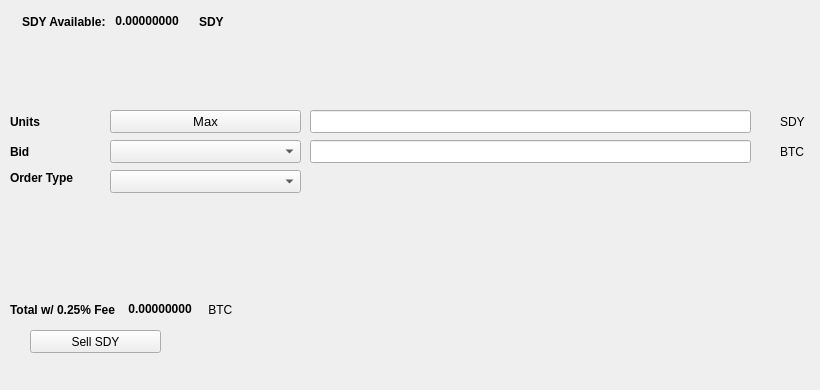
   <widget class="QWidget" name="SellTab">
    <attribute name="title">
     <string>Sell</string>
    </attribute>
    <widget class="QLabel" name="label_16">
     <property name="geometry">
      <rect>
       <x>780</x>
       <y>140</y>
       <width>31</width>
       <height>23</height>
      </rect>
     </property>
     <property name="text">
      <string>BTC</string>
     </property>
    </widget>
    <widget class="QComboBox" name="SellBidcomboBox">
     <property name="geometry">
      <rect>
       <x>110</x>
       <y>140</y>
       <width>191</width>
       <height>23</height>
      </rect>
     </property>
     <property name="font">
      <font>
       <pointsize>10</pointsize>
      </font>
     </property>
    </widget>
    <widget class="QLabel" name="label_18">
     <property name="geometry">
      <rect>
       <x>10</x>
       <y>110</y>
       <width>46</width>
       <height>23</height>
      </rect>
     </property>
     <property name="font">
      <font>
       <weight>75</weight>
       <bold>true</bold>
      </font>
     </property>
     <property name="text">
      <string>Units</string>
     </property>
    </widget>
    <widget class="QPushButton" name="Sell_Max_Amount">
     <property name="geometry">
      <rect>
       <x>110</x>
       <y>110</y>
       <width>191</width>
       <height>23</height>
      </rect>
     </property>
     <property name="font">
      <font>
       <pointsize>10</pointsize>
      </font>
     </property>
     <property name="text">
      <string>Max</string>
     </property>
    </widget>
    <widget class="QLabel" name="label_20">
     <property name="geometry">
      <rect>
       <x>10</x>
       <y>170</y>
       <width>91</width>
       <height>16</height>
      </rect>
     </property>
     <property name="font">
      <font>
       <weight>75</weight>
       <bold>true</bold>
      </font>
     </property>
     <property name="text">
      <string>Order Type</string>
     </property>
    </widget>
    <widget class="QComboBox" name="SellOrdertypeCombo">
     <property name="geometry">
      <rect>
       <x>110</x>
       <y>170</y>
       <width>191</width>
       <height>23</height>
      </rect>
     </property>
     <property name="font">
      <font>
       <pointsize>10</pointsize>
      </font>
     </property>
    </widget>
    <widget class="QLabel" name="label_21">
     <property name="geometry">
      <rect>
       <x>10</x>
       <y>140</y>
       <width>46</width>
       <height>23</height>
      </rect>
     </property>
     <property name="font">
      <font>
       <weight>75</weight>
       <bold>true</bold>
      </font>
     </property>
     <property name="text">
      <string>Bid</string>
     </property>
    </widget>
    <widget class="QLabel" name="label_22">
     <property name="geometry">
      <rect>
       <x>780</x>
       <y>110</y>
       <width>31</width>
       <height>23</height>
      </rect>
     </property>
     <property name="text">
      <string>SDY</string>
     </property>
    </widget>
    <widget class="QLineEdit" name="UnitsInputSDY">
     <property name="geometry">
      <rect>
       <x>310</x>
       <y>110</y>
       <width>441</width>
       <height>23</height>
      </rect>
     </property>
     <property name="font">
      <font>
       <pointsize>9</pointsize>
       <weight>75</weight>
       <bold>true</bold>
      </font>
     </property>
    </widget>
    <widget class="QLineEdit" name="SellBidPriceEdit">
     <property name="geometry">
      <rect>
       <x>310</x>
       <y>140</y>
       <width>441</width>
       <height>23</height>
      </rect>
     </property>
     <property name="font">
      <font>
       <pointsize>9</pointsize>
       <weight>75</weight>
       <bold>true</bold>
      </font>
     </property>
    </widget>
    <widget class="QPushButton" name="SellSDYBTN">
     <property name="geometry">
      <rect>
       <x>30</x>
       <y>330</y>
       <width>131</width>
       <height>23</height>
      </rect>
     </property>
     <property name="text">
      <string>Sell SDY</string>
     </property>
     <property name="icon">
      <iconset resource="../sandy">
       <normaloff>:/icons/bitcoin</normaloff>:/icons/bitcoin</iconset>
     </property>
    </widget>
    <widget class="QWidget" name="layoutWidget3">
     <property name="geometry">
      <rect>
       <x>22</x>
       <y>12</y>
       <width>258</width>
       <height>19</height>
      </rect>
     </property>
     <layout class="QHBoxLayout" name="horizontalLayout">
      <item>
       <widget class="QLabel" name="label232_2">
        <property name="font">
         <font>
          <weight>75</weight>
          <bold>true</bold>
         </font>
        </property>
        <property name="text">
         <string>SDY Available:</string>
        </property>
       </widget>
      </item>
      <item>
       <widget class="QLabel" name="SDYAvailableLabel">
        <property name="palette">
         <palette>
          <active>
           <colorrole role="WindowText">
            <brush brushstyle="SolidPattern">
             <color alpha="255">
              <red>0</red>
              <green>0</green>
              <blue>0</blue>
             </color>
            </brush>
           </colorrole>
           <colorrole role="Button">
            <brush brushstyle="SolidPattern">
             <color alpha="255">
              <red>0</red>
              <green>170</green>
              <blue>0</blue>
             </color>
            </brush>
           </colorrole>
           <colorrole role="Light">
            <brush brushstyle="SolidPattern">
             <color alpha="255">
              <red>0</red>
              <green>255</green>
              <blue>0</blue>
             </color>
            </brush>
           </colorrole>
           <colorrole role="Midlight">
            <brush brushstyle="SolidPattern">
             <color alpha="255">
              <red>0</red>
              <green>212</green>
              <blue>0</blue>
             </color>
            </brush>
           </colorrole>
           <colorrole role="Dark">
            <brush brushstyle="SolidPattern">
             <color alpha="255">
              <red>0</red>
              <green>85</green>
              <blue>0</blue>
             </color>
            </brush>
           </colorrole>
           <colorrole role="Mid">
            <brush brushstyle="SolidPattern">
             <color alpha="255">
              <red>0</red>
              <green>113</green>
              <blue>0</blue>
             </color>
            </brush>
           </colorrole>
           <colorrole role="Text">
            <brush brushstyle="SolidPattern">
             <color alpha="255">
              <red>0</red>
              <green>170</green>
              <blue>0</blue>
             </color>
            </brush>
           </colorrole>
           <colorrole role="BrightText">
            <brush brushstyle="SolidPattern">
             <color alpha="255">
              <red>255</red>
              <green>255</green>
              <blue>255</blue>
             </color>
            </brush>
           </colorrole>
           <colorrole role="ButtonText">
            <brush brushstyle="SolidPattern">
             <color alpha="255">
              <red>0</red>
              <green>0</green>
              <blue>0</blue>
             </color>
            </brush>
           </colorrole>
           <colorrole role="Base">
            <brush brushstyle="SolidPattern">
             <color alpha="255">
              <red>255</red>
              <green>255</green>
              <blue>255</blue>
             </color>
            </brush>
           </colorrole>
           <colorrole role="Window">
            <brush brushstyle="SolidPattern">
             <color alpha="255">
              <red>0</red>
              <green>170</green>
              <blue>0</blue>
             </color>
            </brush>
           </colorrole>
           <colorrole role="Shadow">
            <brush brushstyle="SolidPattern">
             <color alpha="255">
              <red>0</red>
              <green>0</green>
              <blue>0</blue>
             </color>
            </brush>
           </colorrole>
           <colorrole role="AlternateBase">
            <brush brushstyle="SolidPattern">
             <color alpha="255">
              <red>127</red>
              <green>212</green>
              <blue>127</blue>
             </color>
            </brush>
           </colorrole>
           <colorrole role="ToolTipBase">
            <brush brushstyle="SolidPattern">
             <color alpha="255">
              <red>255</red>
              <green>255</green>
              <blue>220</blue>
             </color>
            </brush>
           </colorrole>
           <colorrole role="ToolTipText">
            <brush brushstyle="SolidPattern">
             <color alpha="255">
              <red>0</red>
              <green>0</green>
              <blue>0</blue>
             </color>
            </brush>
           </colorrole>
          </active>
          <inactive>
           <colorrole role="WindowText">
            <brush brushstyle="SolidPattern">
             <color alpha="255">
              <red>0</red>
              <green>0</green>
              <blue>0</blue>
             </color>
            </brush>
           </colorrole>
           <colorrole role="Button">
            <brush brushstyle="SolidPattern">
             <color alpha="255">
              <red>0</red>
              <green>170</green>
              <blue>0</blue>
             </color>
            </brush>
           </colorrole>
           <colorrole role="Light">
            <brush brushstyle="SolidPattern">
             <color alpha="255">
              <red>0</red>
              <green>255</green>
              <blue>0</blue>
             </color>
            </brush>
           </colorrole>
           <colorrole role="Midlight">
            <brush brushstyle="SolidPattern">
             <color alpha="255">
              <red>0</red>
              <green>212</green>
              <blue>0</blue>
             </color>
            </brush>
           </colorrole>
           <colorrole role="Dark">
            <brush brushstyle="SolidPattern">
             <color alpha="255">
              <red>0</red>
              <green>85</green>
              <blue>0</blue>
             </color>
            </brush>
           </colorrole>
           <colorrole role="Mid">
            <brush brushstyle="SolidPattern">
             <color alpha="255">
              <red>0</red>
              <green>113</green>
              <blue>0</blue>
             </color>
            </brush>
           </colorrole>
           <colorrole role="Text">
            <brush brushstyle="SolidPattern">
             <color alpha="255">
              <red>0</red>
              <green>170</green>
              <blue>0</blue>
             </color>
            </brush>
           </colorrole>
           <colorrole role="BrightText">
            <brush brushstyle="SolidPattern">
             <color alpha="255">
              <red>255</red>
              <green>255</green>
              <blue>255</blue>
             </color>
            </brush>
           </colorrole>
           <colorrole role="ButtonText">
            <brush brushstyle="SolidPattern">
             <color alpha="255">
              <red>0</red>
              <green>0</green>
              <blue>0</blue>
             </color>
            </brush>
           </colorrole>
           <colorrole role="Base">
            <brush brushstyle="SolidPattern">
             <color alpha="255">
              <red>255</red>
              <green>255</green>
              <blue>255</blue>
             </color>
            </brush>
           </colorrole>
           <colorrole role="Window">
            <brush brushstyle="SolidPattern">
             <color alpha="255">
              <red>0</red>
              <green>170</green>
              <blue>0</blue>
             </color>
            </brush>
           </colorrole>
           <colorrole role="Shadow">
            <brush brushstyle="SolidPattern">
             <color alpha="255">
              <red>0</red>
              <green>0</green>
              <blue>0</blue>
             </color>
            </brush>
           </colorrole>
           <colorrole role="AlternateBase">
            <brush brushstyle="SolidPattern">
             <color alpha="255">
              <red>127</red>
              <green>212</green>
              <blue>127</blue>
             </color>
            </brush>
           </colorrole>
           <colorrole role="ToolTipBase">
            <brush brushstyle="SolidPattern">
             <color alpha="255">
              <red>255</red>
              <green>255</green>
              <blue>220</blue>
             </color>
            </brush>
           </colorrole>
           <colorrole role="ToolTipText">
            <brush brushstyle="SolidPattern">
             <color alpha="255">
              <red>0</red>
              <green>0</green>
              <blue>0</blue>
             </color>
            </brush>
           </colorrole>
          </inactive>
          <disabled>
           <colorrole role="WindowText">
            <brush brushstyle="SolidPattern">
             <color alpha="255">
              <red>0</red>
              <green>85</green>
              <blue>0</blue>
             </color>
            </brush>
           </colorrole>
           <colorrole role="Button">
            <brush brushstyle="SolidPattern">
             <color alpha="255">
              <red>0</red>
              <green>170</green>
              <blue>0</blue>
             </color>
            </brush>
           </colorrole>
           <colorrole role="Light">
            <brush brushstyle="SolidPattern">
             <color alpha="255">
              <red>0</red>
              <green>255</green>
              <blue>0</blue>
             </color>
            </brush>
           </colorrole>
           <colorrole role="Midlight">
            <brush brushstyle="SolidPattern">
             <color alpha="255">
              <red>0</red>
              <green>212</green>
              <blue>0</blue>
             </color>
            </brush>
           </colorrole>
           <colorrole role="Dark">
            <brush brushstyle="SolidPattern">
             <color alpha="255">
              <red>0</red>
              <green>85</green>
              <blue>0</blue>
             </color>
            </brush>
           </colorrole>
           <colorrole role="Mid">
            <brush brushstyle="SolidPattern">
             <color alpha="255">
              <red>0</red>
              <green>113</green>
              <blue>0</blue>
             </color>
            </brush>
           </colorrole>
           <colorrole role="Text">
            <brush brushstyle="SolidPattern">
             <color alpha="255">
              <red>0</red>
              <green>85</green>
              <blue>0</blue>
             </color>
            </brush>
           </colorrole>
           <colorrole role="BrightText">
            <brush brushstyle="SolidPattern">
             <color alpha="255">
              <red>255</red>
              <green>255</green>
              <blue>255</blue>
             </color>
            </brush>
           </colorrole>
           <colorrole role="ButtonText">
            <brush brushstyle="SolidPattern">
             <color alpha="255">
              <red>0</red>
              <green>85</green>
              <blue>0</blue>
             </color>
            </brush>
           </colorrole>
           <colorrole role="Base">
            <brush brushstyle="SolidPattern">
             <color alpha="255">
              <red>0</red>
              <green>170</green>
              <blue>0</blue>
             </color>
            </brush>
           </colorrole>
           <colorrole role="Window">
            <brush brushstyle="SolidPattern">
             <color alpha="255">
              <red>0</red>
              <green>170</green>
              <blue>0</blue>
             </color>
            </brush>
           </colorrole>
           <colorrole role="Shadow">
            <brush brushstyle="SolidPattern">
             <color alpha="255">
              <red>0</red>
              <green>0</green>
              <blue>0</blue>
             </color>
            </brush>
           </colorrole>
           <colorrole role="AlternateBase">
            <brush brushstyle="SolidPattern">
             <color alpha="255">
              <red>0</red>
              <green>170</green>
              <blue>0</blue>
             </color>
            </brush>
           </colorrole>
           <colorrole role="ToolTipBase">
            <brush brushstyle="SolidPattern">
             <color alpha="255">
              <red>255</red>
              <green>255</green>
              <blue>220</blue>
             </color>
            </brush>
           </colorrole>
           <colorrole role="ToolTipText">
            <brush brushstyle="SolidPattern">
             <color alpha="255">
              <red>0</red>
              <green>0</green>
              <blue>0</blue>
             </color>
            </brush>
           </colorrole>
          </disabled>
         </palette>
        </property>
        <property name="font">
         <font>
          <weight>75</weight>
          <bold>true</bold>
         </font>
        </property>
        <property name="text">
         <string> 0.00000000 </string>
        </property>
        <property name="textInteractionFlags">
         <set>Qt::LinksAccessibleByMouse|Qt::TextSelectableByKeyboard|Qt::TextSelectableByMouse</set>
        </property>
       </widget>
      </item>
      <item>
       <widget class="QLabel" name="labelSDY">
        <property name="font">
         <font>
          <weight>75</weight>
          <bold>true</bold>
         </font>
        </property>
        <property name="text">
         <string>SDY</string>
        </property>
       </widget>
      </item>
     </layout>
    </widget>
    <widget class="QWidget" name="layoutWidget">
     <property name="geometry">
      <rect>
       <x>10</x>
       <y>300</y>
       <width>268</width>
       <height>19</height>
      </rect>
     </property>
     <layout class="QHBoxLayout" name="horizontalLayout_2">
      <item>
       <widget class="QLabel" name="label_19">
        <property name="font">
         <font>
          <weight>75</weight>
          <bold>true</bold>
         </font>
        </property>
        <property name="text">
         <string>Total w/ 0.25% Fee </string>
        </property>
       </widget>
      </item>
      <item>
       <widget class="QLabel" name="SellCostLabel">
        <property name="palette">
         <palette>
          <active>
           <colorrole role="WindowText">
            <brush brushstyle="SolidPattern">
             <color alpha="255">
              <red>0</red>
              <green>0</green>
              <blue>0</blue>
             </color>
            </brush>
           </colorrole>
           <colorrole role="Button">
            <brush brushstyle="SolidPattern">
             <color alpha="255">
              <red>0</red>
              <green>170</green>
              <blue>0</blue>
             </color>
            </brush>
           </colorrole>
           <colorrole role="Light">
            <brush brushstyle="SolidPattern">
             <color alpha="255">
              <red>0</red>
              <green>255</green>
              <blue>0</blue>
             </color>
            </brush>
           </colorrole>
           <colorrole role="Midlight">
            <brush brushstyle="SolidPattern">
             <color alpha="255">
              <red>0</red>
              <green>212</green>
              <blue>0</blue>
             </color>
            </brush>
           </colorrole>
           <colorrole role="Dark">
            <brush brushstyle="SolidPattern">
             <color alpha="255">
              <red>0</red>
              <green>85</green>
              <blue>0</blue>
             </color>
            </brush>
           </colorrole>
           <colorrole role="Mid">
            <brush brushstyle="SolidPattern">
             <color alpha="255">
              <red>0</red>
              <green>113</green>
              <blue>0</blue>
             </color>
            </brush>
           </colorrole>
           <colorrole role="Text">
            <brush brushstyle="SolidPattern">
             <color alpha="255">
              <red>0</red>
              <green>170</green>
              <blue>0</blue>
             </color>
            </brush>
           </colorrole>
           <colorrole role="BrightText">
            <brush brushstyle="SolidPattern">
             <color alpha="255">
              <red>255</red>
              <green>255</green>
              <blue>255</blue>
             </color>
            </brush>
           </colorrole>
           <colorrole role="ButtonText">
            <brush brushstyle="SolidPattern">
             <color alpha="255">
              <red>0</red>
              <green>0</green>
              <blue>0</blue>
             </color>
            </brush>
           </colorrole>
           <colorrole role="Base">
            <brush brushstyle="SolidPattern">
             <color alpha="255">
              <red>255</red>
              <green>255</green>
              <blue>255</blue>
             </color>
            </brush>
           </colorrole>
           <colorrole role="Window">
            <brush brushstyle="SolidPattern">
             <color alpha="255">
              <red>0</red>
              <green>170</green>
              <blue>0</blue>
             </color>
            </brush>
           </colorrole>
           <colorrole role="Shadow">
            <brush brushstyle="SolidPattern">
             <color alpha="255">
              <red>0</red>
              <green>0</green>
              <blue>0</blue>
             </color>
            </brush>
           </colorrole>
           <colorrole role="AlternateBase">
            <brush brushstyle="SolidPattern">
             <color alpha="255">
              <red>127</red>
              <green>212</green>
              <blue>127</blue>
             </color>
            </brush>
           </colorrole>
           <colorrole role="ToolTipBase">
            <brush brushstyle="SolidPattern">
             <color alpha="255">
              <red>255</red>
              <green>255</green>
              <blue>220</blue>
             </color>
            </brush>
           </colorrole>
           <colorrole role="ToolTipText">
            <brush brushstyle="SolidPattern">
             <color alpha="255">
              <red>0</red>
              <green>0</green>
              <blue>0</blue>
             </color>
            </brush>
           </colorrole>
          </active>
          <inactive>
           <colorrole role="WindowText">
            <brush brushstyle="SolidPattern">
             <color alpha="255">
              <red>0</red>
              <green>0</green>
              <blue>0</blue>
             </color>
            </brush>
           </colorrole>
           <colorrole role="Button">
            <brush brushstyle="SolidPattern">
             <color alpha="255">
              <red>0</red>
              <green>170</green>
              <blue>0</blue>
             </color>
            </brush>
           </colorrole>
           <colorrole role="Light">
            <brush brushstyle="SolidPattern">
             <color alpha="255">
              <red>0</red>
              <green>255</green>
              <blue>0</blue>
             </color>
            </brush>
           </colorrole>
           <colorrole role="Midlight">
            <brush brushstyle="SolidPattern">
             <color alpha="255">
              <red>0</red>
              <green>212</green>
              <blue>0</blue>
             </color>
            </brush>
           </colorrole>
           <colorrole role="Dark">
            <brush brushstyle="SolidPattern">
             <color alpha="255">
              <red>0</red>
              <green>85</green>
              <blue>0</blue>
             </color>
            </brush>
           </colorrole>
           <colorrole role="Mid">
            <brush brushstyle="SolidPattern">
             <color alpha="255">
              <red>0</red>
              <green>113</green>
              <blue>0</blue>
             </color>
            </brush>
           </colorrole>
           <colorrole role="Text">
            <brush brushstyle="SolidPattern">
             <color alpha="255">
              <red>0</red>
              <green>170</green>
              <blue>0</blue>
             </color>
            </brush>
           </colorrole>
           <colorrole role="BrightText">
            <brush brushstyle="SolidPattern">
             <color alpha="255">
              <red>255</red>
              <green>255</green>
              <blue>255</blue>
             </color>
            </brush>
           </colorrole>
           <colorrole role="ButtonText">
            <brush brushstyle="SolidPattern">
             <color alpha="255">
              <red>0</red>
              <green>0</green>
              <blue>0</blue>
             </color>
            </brush>
           </colorrole>
           <colorrole role="Base">
            <brush brushstyle="SolidPattern">
             <color alpha="255">
              <red>255</red>
              <green>255</green>
              <blue>255</blue>
             </color>
            </brush>
           </colorrole>
           <colorrole role="Window">
            <brush brushstyle="SolidPattern">
             <color alpha="255">
              <red>0</red>
              <green>170</green>
              <blue>0</blue>
             </color>
            </brush>
           </colorrole>
           <colorrole role="Shadow">
            <brush brushstyle="SolidPattern">
             <color alpha="255">
              <red>0</red>
              <green>0</green>
              <blue>0</blue>
             </color>
            </brush>
           </colorrole>
           <colorrole role="AlternateBase">
            <brush brushstyle="SolidPattern">
             <color alpha="255">
              <red>127</red>
              <green>212</green>
              <blue>127</blue>
             </color>
            </brush>
           </colorrole>
           <colorrole role="ToolTipBase">
            <brush brushstyle="SolidPattern">
             <color alpha="255">
              <red>255</red>
              <green>255</green>
              <blue>220</blue>
             </color>
            </brush>
           </colorrole>
           <colorrole role="ToolTipText">
            <brush brushstyle="SolidPattern">
             <color alpha="255">
              <red>0</red>
              <green>0</green>
              <blue>0</blue>
             </color>
            </brush>
           </colorrole>
          </inactive>
          <disabled>
           <colorrole role="WindowText">
            <brush brushstyle="SolidPattern">
             <color alpha="255">
              <red>0</red>
              <green>85</green>
              <blue>0</blue>
             </color>
            </brush>
           </colorrole>
           <colorrole role="Button">
            <brush brushstyle="SolidPattern">
             <color alpha="255">
              <red>0</red>
              <green>170</green>
              <blue>0</blue>
             </color>
            </brush>
           </colorrole>
           <colorrole role="Light">
            <brush brushstyle="SolidPattern">
             <color alpha="255">
              <red>0</red>
              <green>255</green>
              <blue>0</blue>
             </color>
            </brush>
           </colorrole>
           <colorrole role="Midlight">
            <brush brushstyle="SolidPattern">
             <color alpha="255">
              <red>0</red>
              <green>212</green>
              <blue>0</blue>
             </color>
            </brush>
           </colorrole>
           <colorrole role="Dark">
            <brush brushstyle="SolidPattern">
             <color alpha="255">
              <red>0</red>
              <green>85</green>
              <blue>0</blue>
             </color>
            </brush>
           </colorrole>
           <colorrole role="Mid">
            <brush brushstyle="SolidPattern">
             <color alpha="255">
              <red>0</red>
              <green>113</green>
              <blue>0</blue>
             </color>
            </brush>
           </colorrole>
           <colorrole role="Text">
            <brush brushstyle="SolidPattern">
             <color alpha="255">
              <red>0</red>
              <green>85</green>
              <blue>0</blue>
             </color>
            </brush>
           </colorrole>
           <colorrole role="BrightText">
            <brush brushstyle="SolidPattern">
             <color alpha="255">
              <red>255</red>
              <green>255</green>
              <blue>255</blue>
             </color>
            </brush>
           </colorrole>
           <colorrole role="ButtonText">
            <brush brushstyle="SolidPattern">
             <color alpha="255">
              <red>0</red>
              <green>85</green>
              <blue>0</blue>
             </color>
            </brush>
           </colorrole>
           <colorrole role="Base">
            <brush brushstyle="SolidPattern">
             <color alpha="255">
              <red>0</red>
              <green>170</green>
              <blue>0</blue>
             </color>
            </brush>
           </colorrole>
           <colorrole role="Window">
            <brush brushstyle="SolidPattern">
             <color alpha="255">
              <red>0</red>
              <green>170</green>
              <blue>0</blue>
             </color>
            </brush>
           </colorrole>
           <colorrole role="Shadow">
            <brush brushstyle="SolidPattern">
             <color alpha="255">
              <red>0</red>
              <green>0</green>
              <blue>0</blue>
             </color>
            </brush>
           </colorrole>
           <colorrole role="AlternateBase">
            <brush brushstyle="SolidPattern">
             <color alpha="255">
              <red>0</red>
              <green>170</green>
              <blue>0</blue>
             </color>
            </brush>
           </colorrole>
           <colorrole role="ToolTipBase">
            <brush brushstyle="SolidPattern">
             <color alpha="255">
              <red>255</red>
              <green>255</green>
              <blue>220</blue>
             </color>
            </brush>
           </colorrole>
           <colorrole role="ToolTipText">
            <brush brushstyle="SolidPattern">
             <color alpha="255">
              <red>0</red>
              <green>0</green>
              <blue>0</blue>
             </color>
            </brush>
           </colorrole>
          </disabled>
         </palette>
        </property>
        <property name="font">
         <font>
          <weight>75</weight>
          <bold>true</bold>
         </font>
        </property>
        <property name="autoFillBackground">
         <bool>false</bool>
        </property>
        <property name="text">
         <string> 0.00000000</string>
        </property>
        <property name="textInteractionFlags">
         <set>Qt::LinksAccessibleByMouse|Qt::TextSelectableByMouse</set>
        </property>
       </widget>
      </item>
      <item>
       <widget class="QLabel" name="label_17">
        <property name="font">
         <font>
          <weight>50</weight>
          <bold>false</bold>
         </font>
        </property>
        <property name="text">
         <string> BTC</string>
        </property>
       </widget>
      </item>
     </layout>
    </widget>
    <widget class="QLabel" name="label_23">
     <property name="geometry">
      <rect>
       <x>460</x>
       <y>300</y>
       <width>281</width>
       <height>81</height>
      </rect>
     </property>
     <property name="text">
      <string/>
     </property>
     <property name="pixmap">
      <pixmap>:/images/bittrex</pixmap>
     </property>
    </widget>
   </widget>
